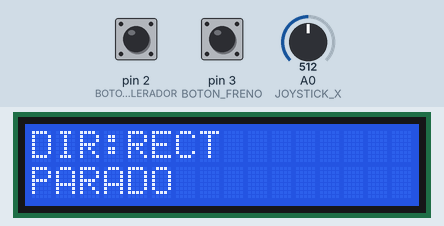
A sketch run on a simulated Arduino Uno, built with avr-gcc and run on an emulated ATmega328P. On the bench: 16×2 character LCD. The test bench sets the inputs (shaded band); at power-on: pin 2 (BOTON_ACELERADOR) HIGH, A0 (JOYSTICK_X) = 512, pin 3 (BOTON_FRENO) HIGH. No radio packets arrive unless stated; what the sketch prints to the serial monitor is not drawn.

Above: at 3.8 s.
3.9 s: pin 2 (BOTON_ACELERADOR) pulled LOW for 1 s
At 4.7 s:
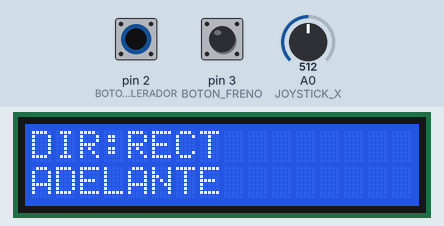
7.9 s: A0 (JOYSTICK_X) set to 574
9.4 s: A0 (JOYSTICK_X) set to 607
At 10.2 s:
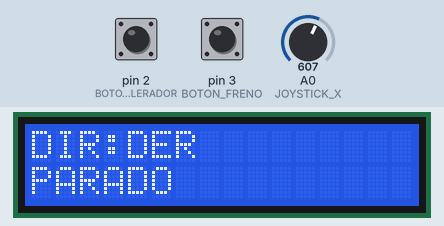
10.9 s: pin 3 (BOTON_FRENO) pulled LOW for 0.15 s
At 11.02 s:
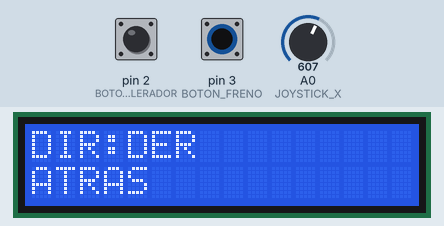
14.0 s: pin 2 (BOTON_ACELERADOR) pulled LOW for 0.15 s
At 14.15 s:
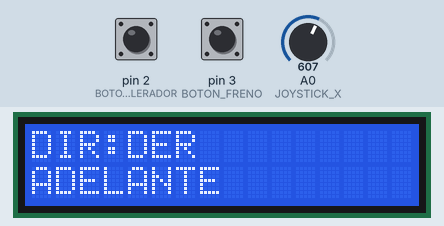
17.1 s: A0 (JOYSTICK_X) set to 306
At 18.6 s:
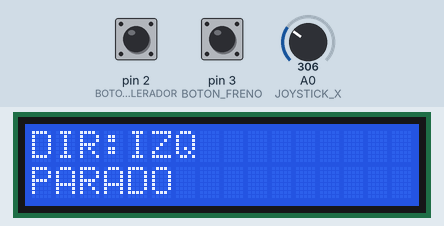
Timing chart, 0 to 20.1 s (numbered marks = the images above; inputs shaded):
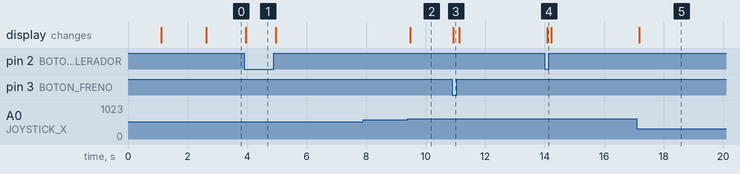

Measured:
- the behaviour switches between 591 and 592 on A0 (JOYSTICK_X) (found by bisection; images 1 and 2)
- after the input at 3.9 s, the display: changes after 0.06 s (image 1)
- after the input at 7.9 s, every drawn part: stays the same
- after the input at 9.4 s, the display: changes after 0.08 s (image 2)
- after the input at 10.9 s, the display: changes at once (image 3)
- after the input at 14.0 s, the display: changes after 0.09 s (image 4)
- after the input at 17.1 s, the display: changes after 0.09 s (image 5)

The sketch:

remote-control-code.ino
```cpp
#include <SPI.h>
#include <RF24.h>
#include <Wire.h>
#include <LiquidCrystal_I2C.h>
#include <stdint.h>

// ==================================================
// NRF24L01
// CE = D9
// CSN = D10
// ==================================================

RF24 radio(9, 10);

const byte direccionRadio[6] = "F1CAR";

// ==================================================
// LCD
// ==================================================

LiquidCrystal_I2C lcd(0x27, 16, 2);

// ==================================================
// CONTROLES
// ==================================================

const int JOYSTICK_X = A0;

const int BOTON_ACELERADOR = 2;
const int BOTON_FRENO = 3;

// ==================================================
// DATOS
// ==================================================

struct DatosMando {
  int16_t acelerador;
  int16_t direccion;
};

DatosMando datos;

// ==================================================
// JOYSTICK
// ==================================================

const int CENTRO_X = 512;
const int ZONA_MUERTA = 80;

// ==================================================
// SETUP
// ==================================================

void setup() {

  Serial.begin(115200);

  pinMode(JOYSTICK_X, INPUT);

  pinMode(BOTON_ACELERADOR, INPUT_PULLUP);
  pinMode(BOTON_FRENO, INPUT_PULLUP);

  // LCD
  lcd.init();
  lcd.backlight();
  lcd.clear();

  lcd.setCursor(0, 0);
  lcd.print("F1 RC CAR");

  lcd.setCursor(0, 1);
  lcd.print("INICIANDO...");

  delay(1000);

  // NRF24
  if (!radio.begin()) {

    lcd.clear();
    lcd.setCursor(0, 0);
    lcd.print("ERROR NRF24");

    Serial.println("ERROR NRF24");

    while (1);
  }

  radio.setPALevel(RF24_PA_MAX);
  radio.setDataRate(RF24_250KBPS);
  radio.setChannel(108);

  radio.openWritingPipe(direccionRadio);

  radio.stopListening();

  lcd.clear();

  lcd.setCursor(0, 0);
  lcd.print("NRF24 OK");

  lcd.setCursor(0, 1);
  lcd.print("MANDO LISTO");

  delay(1500);
}

// ==================================================
// LOOP
// ==================================================

void loop() {

  // ==================================================
  // DIRECCION
  // ==================================================

  int x = analogRead(JOYSTICK_X);

  int diferenciaX = x - CENTRO_X;

  if (abs(diferenciaX) < ZONA_MUERTA) {

    datos.direccion = 0;

  } else {

    datos.direccion = map(
      diferenciaX,
      -512,
      511,
      -100,
      100
    );

    datos.direccion = constrain(
      datos.direccion,
      -100,
      100
    );
  }

  // ==================================================
  // ACELERADOR / FRENO
  // ==================================================

  bool aceleradorPulsado =
    digitalRead(BOTON_ACELERADOR) == LOW;

  bool frenoPulsado =
    digitalRead(BOTON_FRENO) == LOW;

  if (aceleradorPulsado && !frenoPulsado) {

    datos.acelerador = 100;

  } else if (frenoPulsado && !aceleradorPulsado) {

    datos.acelerador = -100;

  } else {

    datos.acelerador = 0;
  }

  // ==================================================
  // TRANSMITIR
  // ==================================================

  radio.write(
    &datos,
    sizeof(datos)
  );

  // ==================================================
  // LCD
  // ==================================================

  lcd.clear();

  lcd.setCursor(0, 0);
  lcd.print("DIR:");

  if (datos.direccion < -10) {

    lcd.print("IZQ");

  } else if (datos.direccion > 10) {

    lcd.print("DER");

  } else {

    lcd.print("RECT");
  }

  lcd.setCursor(0, 1);

  if (datos.acelerador == 100) {

    lcd.print("ADELANTE");

  } else if (datos.acelerador == -100) {

    lcd.print("ATRAS");

  } else {

    lcd.print("PARADO");
  }

  // ==================================================
  // SERIAL
  // ==================================================

  Serial.print("Direccion: ");
  Serial.print(datos.direccion);

  Serial.print(" | Acelerador: ");
  Serial.println(datos.acelerador);

  delay(50);
}
```
